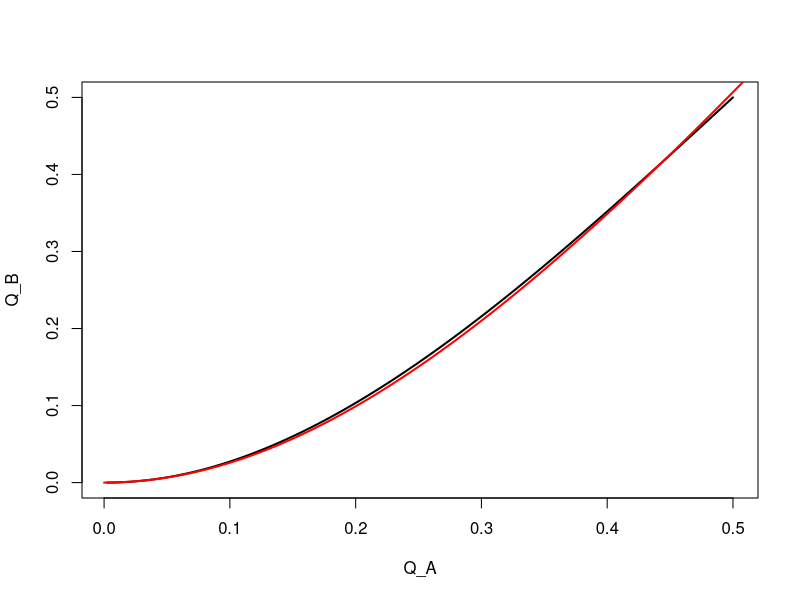
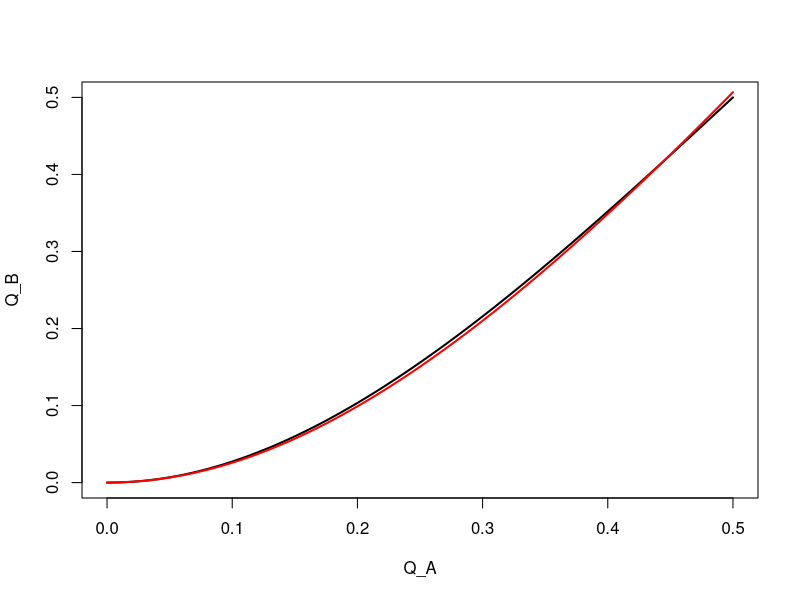
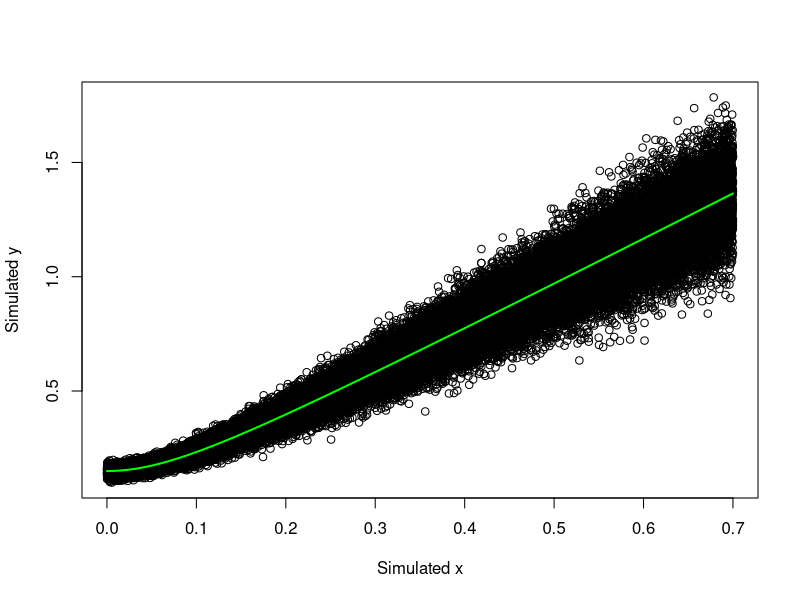

These charts were generated, in order, by the following R code:

##### Confirmation of the H. Reiber's original approximation
erfc = function(x) {2*pnorm(x*sqrt(2), lower.tail=F)}

za = seq(0, 2, 0.01)
erfc_za = 0.5 * erfc(za)
zb = 1.5 * za
erfc_zb = 0.5 * erfc(zb)

## Reiber's original parameters (1994)
a=c=0.8736
b=0.4087

qb_fit = a/b * sqrt(za^2 + b^2) - c
plot(erfc_za, erfc_zb, type="l", xlab="Q_A", ylab="Q_B", lwd=2)
lines(za, qb_fit, col="red", lwd=2)


### The same with inverse erfc ###
erfcinv = function(x) {qnorm(x/2, lower.tail=F)/sqrt(2)}
x = seq(0, 0.5, 0.01)
y = 0.5 * erfc(1.5 * erfcinv(2*x))
plot(x,y, type="l", xlab="Q_A", ylab="Q_B", lwd=2)
qb_fit_inv = a/b * sqrt(x^2 + b^2) - c
lines(x, qb_fit_inv, col="red", lwd=2)



########## A Simulated Dataset with a constant CV = 10% of y ##########
set.seed(1234)

## True parameters:
a_true = 0.2
b_true = 0.1
c_true = 0.05


x = seq(1e-4, 0.7, length=5e4)
y = a_true/b_true*sqrt(x^2 + b_true^2) - c_true

## introducing Normal noise in the outcome y
y = rnorm(5e4, y, 0.1*y)
plot(x,y, xlab="Simulated x", ylab="Simulated y")


############### Parametrization with Levenberg-Marquardt ###############
a=0.001; b=0.001; c=0.001

converged = F
iter = 0
lbd = 1e-3
epsi = 100

resid = function(a,b,c) {return(y - a/b*sqrt(x^2 + b^2) + c)}

while(!converged) {
  iter = iter + 1
  
  ## elements of the Jacobian mx
  J1 = 1/b * sqrt(x^2 + b^2)
  J2 = -a*x^2*(b^2*sqrt(x^2 + b^2))^(-1)
  J3 = -1
  J = matrix(rbind(J1, J2, J3), byrow=T, ncol=3)
  
  ## updating term, h
  h = solve(t(J) %*% J + diag(lbd, 3)) %*% t(J) %*% resid(a,b,c)
  
  ## LM criterion
  if (norm(resid(a,b,c), "2") > norm(resid(a+h[1], b+h[2], c+h[3]), "2"))
  {lbd = lbd/epsi}
  else {
    while (norm(resid(a,b,c), "2") < norm(resid(a+h[1], b+h[2], c+h[3]), "2"))
    {lbd = lbd*epsi
    h = solve(t(J) %*% J + diag(lbd, 3)) %*% t(J) %*% resid(a,b,c)}}
  
  ## updating of the parameters
  a = a + h[1]
  b = b + h[2]
  c = c + h[3]
  
  ## check for convergence
  converged = norm(h, "2") < 1e-12}


RSS = sum(resid(a,b,c)^2)

## Covariance mx at the convergence
(Cov_mx = RSS/(length(x)-3+1)*solve(t(J) %*% J))

cat("Numb. of iterations:", iter)

## Point Estimates and the St. Errors:
cat("a_hat:", a, "\t se_a_hat:", sqrt(diag(Cov_mx))[1])
cat("b_hat:", b, "\t se_b_hat:", sqrt(diag(Cov_mx))[2])
cat("c_hat:", c, "\t se_c_hat:", sqrt(diag(Cov_mx))[3])

## plotting the estimated curve
xx = seq(1e-4, 0.7, length=1000)
lines(xx, (a/b*sqrt(xx^2 + b^2) - c), col="green", lwd=2)

